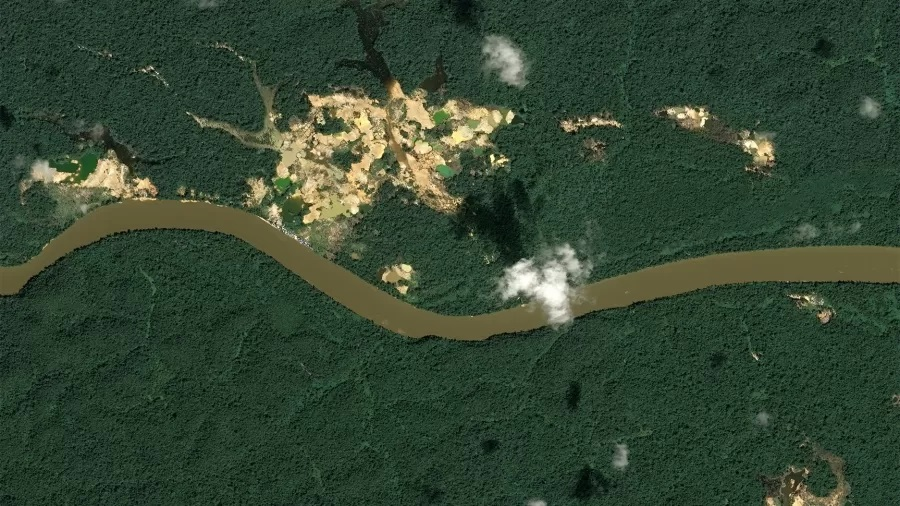
#> input picture codes/prática5/amazonia2.jpg, 900 x 506 px
$ python kmeans_falsa_cor.py
#> lines starting #> are read from the running program, lines starting #| are printed output that depends on the picture
import numpy as np
import cv2
img = cv2.imread('amazonia2.jpg')
#> img is the input picture: shape (506, 900, 3); mean B, G, R 50.8, 70.7, 51.9
Z = img.reshape((-1,3))
# convert to np.float32
Z = np.float32(Z)
# define criteria, number of clusters(K) and apply kmeans()
criteria = (cv2.TERM_CRITERIA_EPS + cv2.TERM_CRITERIA_MAX_ITER, 10, 1.0)
K = 3
ret,label,center=cv2.kmeans(Z,K,None,criteria,10,cv2.KMEANS_RANDOM_CENTERS)
#> ret = 295239486; center = [[67.84, 96.24, 89.41], [41.87, 58.87, 35.77], [143.7, 184.4, 195.9]]
# Now convert back into uint8, and make original image
center = np.uint8(center)
#> center = [[67, 96, 89], [41, 58, 35], [143, 184, 195]]
res = center[label.flatten()]
res2 = res.reshape((img.shape))
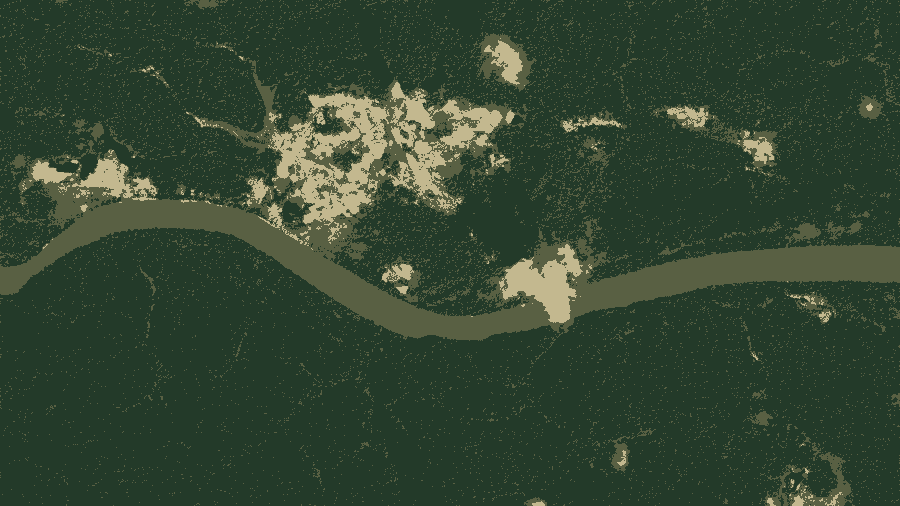
#> res2: shape (506, 900, 3); mean B, G, R 49.9, 70, 51.2
final=np.concatenate((img,res2),axis=1)
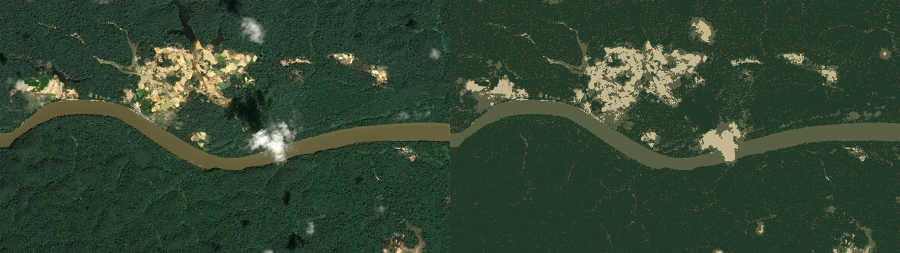
#> final: shape (506, 1800, 3) (shown at 1/2 size); mean B, G, R 50.3, 70.4, 51.5
cv2.imshow('res2',final)
num=center.shape[0]
#> num = 3
k=np.ones((10,100,100,3),np.uint8)
for j in range(0,num):
  print("Centro do cluster %d:"%j)
  print(center[j])
#> this loop made 3 passes
#| [67 96 89]
#| [41 58 35]
#| [143 184 195]


k1= np.ones((100,100,3),np.uint8)
k2=np.ones((100,100,3),np.uint8)
k3=np.ones((100,100,3),np.uint8)
#> (the run stopped early here; a loop or call above may not have finished)

$ run again, with codes/prática5/amazonia1.jpg copied over codes/prática5/amazonia2.jpg
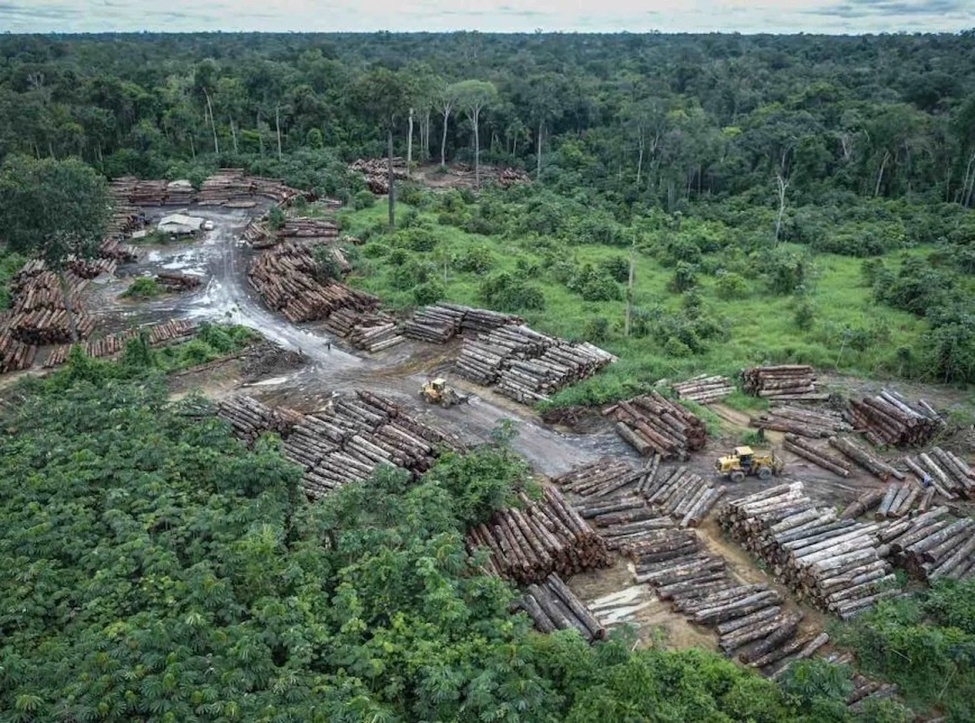
#> input picture codes/prática5/amazonia1.jpg, 975 x 723 px, shrunk from 1165 x 864 before the run
#> img is the input picture: shape (723, 975, 3); mean B, G, R 90.6, 104.7, 87.5
#> `ret,label,center=cv2.kmeans(Z,K,None,criteria,10,cv2.KMEANS_RANDOM_CEN..`: ret = 853540246; center = [[193.5, 192.7, 184.5], [101.8, 119.2, 102], [56.05, 70.73, 51.33]]
#> `center = np.uint8(center)`: center = [[193, 192, 184], [101, 119, 102], [56, 70, 51]]
#> `res2 = res.reshape((img.shape))`:
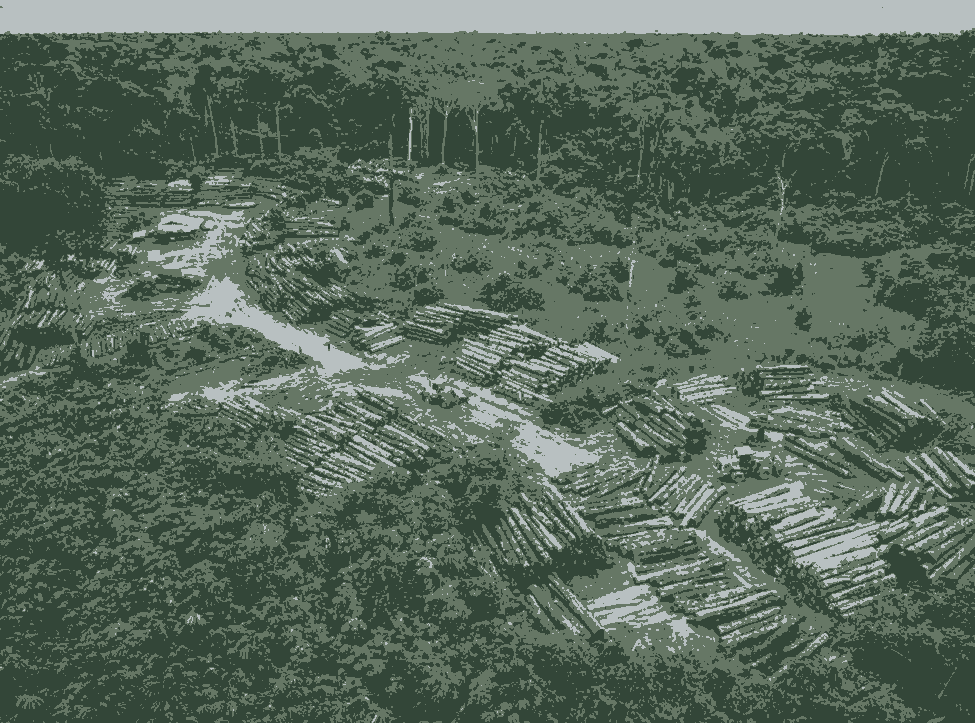
#> res2: shape (723, 975, 3); mean B, G, R 90.1, 104.2, 87.3
#> `final=np.concatenate((img,res2),axis=1)`:
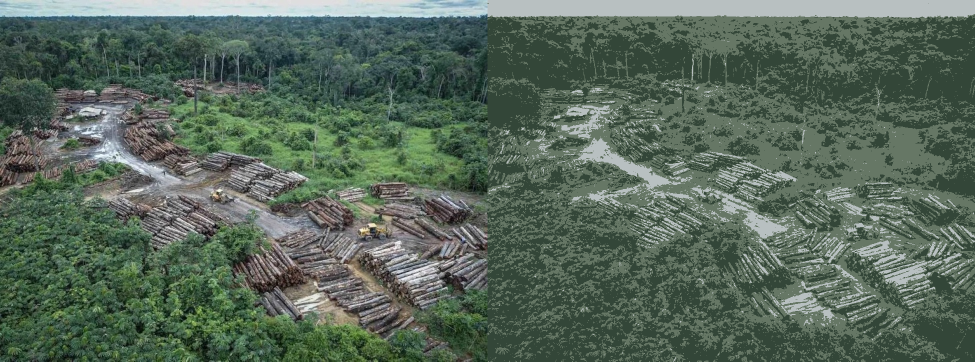
#> final: shape (723, 1950, 3) (shown at 1/2 size); mean B, G, R 90.4, 104.5, 87.4
#> the loop `for j in range(0,num):` made 3 passes
#| [193 192 184]
#| [101 119 102]
#| [56 70 51]
